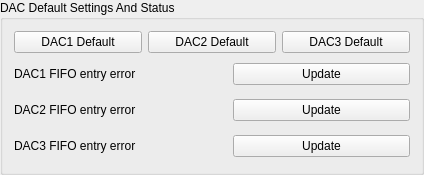
         <widget class="QGroupBox" name="groupBox_27">
          <property name="geometry">
           <rect>
            <x>1023</x>
            <y>4</y>
            <width>424</width>
            <height>174</height>
           </rect>
          </property>
          <property name="title">
           <string>DAC Default Settings And Status</string>
          </property>
          <layout class="QVBoxLayout" name="verticalLayout_48">
           <item>
            <layout class="QHBoxLayout" name="horizontalLayout_78">
             <item>
              <widget class="QPushButton" name="pushButton_158">
               <property name="text">
                <string>DAC1 Default</string>
               </property>
              </widget>
             </item>
             <item>
              <widget class="QPushButton" name="pushButton_159">
               <property name="text">
                <string>DAC2 Default</string>
               </property>
              </widget>
             </item>
             <item>
              <widget class="QPushButton" name="pushButton_160">
               <property name="text">
                <string>DAC3 Default</string>
               </property>
              </widget>
             </item>
            </layout>
           </item>
           <item>
            <layout class="QGridLayout" name="gridLayout_69">
             <item row="0" column="1">
              <widget class="QLabel" name="label_dac_fifo_entery_error_led_13">
               <property name="sizePolicy">
                <sizepolicy hsizetype="Fixed" vsizetype="Fixed">
                 <horstretch>0</horstretch>
                 <verstretch>0</verstretch>
                </sizepolicy>
               </property>
               <property name="minimumSize">
                <size>
                 <width>30</width>
                 <height>30</height>
                </size>
               </property>
               <property name="maximumSize">
                <size>
                 <width>30</width>
                 <height>30</height>
                </size>
               </property>
               <property name="text">
                <string/>
               </property>
               <property name="pixmap">
                <pixmap resource="TargetEchoGen.qrc">:/images/led-circle-grey.png</pixmap>
               </property>
               <property name="scaledContents">
                <bool>true</bool>
               </property>
              </widget>
             </item>
             <item row="0" column="2">
              <widget class="QPushButton" name="pushButton_161">
               <property name="text">
                <string>Update</string>
               </property>
              </widget>
             </item>
             <item row="0" column="0">
              <widget class="QLabel" name="label_dac_fifo_entery_error_13">
               <property name="text">
                <string>DAC1 FIFO entry error</string>
               </property>
              </widget>
             </item>
            </layout>
           </item>
           <item>
            <layout class="QGridLayout" name="gridLayout_70">
             <item row="0" column="1">
              <widget class="QLabel" name="label_dac_fifo_entery_error_led_14">
               <property name="sizePolicy">
                <sizepolicy hsizetype="Fixed" vsizetype="Fixed">
                 <horstretch>0</horstretch>
                 <verstretch>0</verstretch>
                </sizepolicy>
               </property>
               <property name="minimumSize">
                <size>
                 <width>30</width>
                 <height>30</height>
                </size>
               </property>
               <property name="maximumSize">
                <size>
                 <width>30</width>
                 <height>30</height>
                </size>
               </property>
               <property name="text">
                <string/>
               </property>
               <property name="pixmap">
                <pixmap resource="TargetEchoGen.qrc">:/images/led-circle-grey.png</pixmap>
               </property>
               <property name="scaledContents">
                <bool>true</bool>
               </property>
              </widget>
             </item>
             <item row="0" column="2">
              <widget class="QPushButton" name="pushButton_162">
               <property name="text">
                <string>Update</string>
               </property>
              </widget>
             </item>
             <item row="0" column="0">
              <widget class="QLabel" name="label_dac_fifo_entery_error_14">
               <property name="text">
                <string>DAC2 FIFO entry error</string>
               </property>
              </widget>
             </item>
            </layout>
           </item>
           <item>
            <layout class="QGridLayout" name="gridLayout_71">
             <item row="0" column="1">
              <widget class="QLabel" name="label_dac_fifo_entery_error_led_15">
               <property name="sizePolicy">
                <sizepolicy hsizetype="Fixed" vsizetype="Fixed">
                 <horstretch>0</horstretch>
                 <verstretch>0</verstretch>
                </sizepolicy>
               </property>
               <property name="minimumSize">
                <size>
                 <width>30</width>
                 <height>30</height>
                </size>
               </property>
               <property name="maximumSize">
                <size>
                 <width>30</width>
                 <height>30</height>
                </size>
               </property>
               <property name="text">
                <string/>
               </property>
               <property name="pixmap">
                <pixmap resource="TargetEchoGen.qrc">:/images/led-circle-grey.png</pixmap>
               </property>
               <property name="scaledContents">
                <bool>true</bool>
               </property>
              </widget>
             </item>
             <item row="0" column="2">
              <widget class="QPushButton" name="pushButton_163">
               <property name="text">
                <string>Update</string>
               </property>
              </widget>
             </item>
             <item row="0" column="0">
              <widget class="QLabel" name="label_dac_fifo_entery_error_15">
               <property name="text">
                <string>DAC3 FIFO entry error</string>
               </property>
              </widget>
             </item>
            </layout>
           </item>
          </layout>
         </widget>
